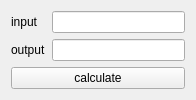
<?xml version="1.0" encoding="UTF-8"?>
<ui version="4.0">
 <class>calculatorWindow</class>
 <widget class="QWidget" name="calculatorWindow">
  <property name="geometry">
   <rect>
    <x>0</x>
    <y>0</y>
    <width>196</width>
    <height>96</height>
   </rect>
  </property>
  <property name="windowTitle">
   <string>calculatorWindow</string>
  </property>
  <layout class="QVBoxLayout" name="verticalLayout">
   <item>
    <layout class="QFormLayout" name="formLayout">
     <item row="0" column="0">
      <widget class="QLabel" name="inputLabel">
       <property name="text">
        <string>input</string>
       </property>
      </widget>
     </item>
     <item row="1" column="0">
      <widget class="QLabel" name="outputLabel">
       <property name="text">
        <string>output</string>
       </property>
      </widget>
     </item>
     <item row="1" column="1">
      <widget class="QLineEdit" name="outputLineEdit"/>
     </item>
     <item row="0" column="1">
      <widget class="QLineEdit" name="inputLineEdit"/>
     </item>
    </layout>
   </item>
   <item>
    <widget class="QPushButton" name="calculatePushButton">
     <property name="text">
      <string>calculate</string>
     </property>
    </widget>
   </item>
  </layout>
 </widget>
 <layoutdefault spacing="6" margin="11"/>
 <resources/>
 <connections>
  <connection>
   <sender>calculatePushButton</sender>
   <signal>clicked()</signal>
   <receiver>calculatorWindow</receiver>
   <slot>onCalculateButtonClicked()</slot>
   <hints>
    <hint type="sourcelabel">
     <x>86</x>
     <y>249</y>
    </hint>
    <hint type="destinationlabel">
     <x>5</x>
     <y>235</y>
    </hint>
   </hints>
  </connection>
 </connections>
 <slots>
  <slot>onCalculateButtonClicked()</slot>
 </slots>
</ui>
